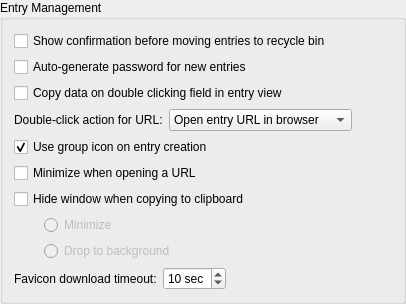
            <widget class="QGroupBox" name="entryGroup">
             <property name="title">
              <string>Entry Management</string>
             </property>
             <layout class="QVBoxLayout" name="verticalLayout_6">
              <item>
               <widget class="QCheckBox" name="ConfirmMoveEntryToRecycleBinCheckBox">
                <property name="text">
                 <string>Show confirmation before moving entries to recycle bin</string>
                </property>
               </widget>
              </item>
              <item>
               <widget class="QCheckBox" name="autoGeneratePasswordForNewEntriesCheckBox">
                <property name="text">
                 <string>Auto-generate password for new entries</string>
                </property>
               </widget>
              </item>
              <item>
               <widget class="QCheckBox" name="EnableCopyOnDoubleClickCheckBox">
                <property name="text">
                 <string>Copy data on double clicking field in entry view</string>
                </property>
               </widget>
              </item>
              <item>
               <layout class="QHBoxLayout" name="urlDoubleClickLayout">
                <item>
                 <widget class="QLabel" name="urlDoubleClickLabel">
                  <property name="text">
                   <string>Double-click action for URL:</string>
                  </property>
                  <property name="buddy">
                   <cstring>urlDoubleClickComboBox</cstring>
                  </property>
                 </widget>
                </item>
                <item>
                 <widget class="QComboBox" name="urlDoubleClickComboBox">
                  <property name="focusPolicy">
                   <enum>Qt::StrongFocus</enum>
                  </property>
                  <property name="accessibleName">
                   <string>Double-click action for URL field</string>
                  </property>
                  <property name="sizeAdjustPolicy">
                   <enum>QComboBox::AdjustToContents</enum>
                  </property>
                  <item>
                   <property name="text">
                    <string>Open entry URL in browser</string>
                   </property>
                  </item>
                  <item>
                   <property name="text">
                    <string>Copy entry URL to clipboard</string>
                   </property>
                  </item>
                  <item>
                   <property name="text">
                    <string>Edit entry</string>
                   </property>
                  </item>
                 </widget>
                </item>
                <item>
                 <spacer name="urlDoubleClickSpacer">
                  <property name="orientation">
                   <enum>Qt::Horizontal</enum>
                  </property>
                  <property name="sizeHint" stdset="0">
                   <size>
                    <width>40</width>
                    <height>20</height>
                   </size>
                  </property>
                 </spacer>
                </item>
               </layout>
              </item>
              <item>
               <widget class="QCheckBox" name="useGroupIconOnEntryCreationCheckBox">
                <property name="text">
                 <string>Use group icon on entry creation</string>
                </property>
                <property name="checked">
                 <bool>true</bool>
                </property>
               </widget>
              </item>
              <item>
               <widget class="QCheckBox" name="minimizeOnOpenUrlCheckBox">
                <property name="text">
                 <string>Minimize when opening a URL</string>
                </property>
               </widget>
              </item>
              <item>
               <widget class="QCheckBox" name="hideWindowOnCopyCheckBox">
                <property name="text">
                 <string>Hide window when copying to clipboard</string>
                </property>
               </widget>
              </item>
              <item>
               <layout class="QHBoxLayout" name="hideWindowLayout_1">
                <property name="spacing">
                 <number>0</number>
                </property>
                <item>
                 <spacer name="hideWindowSpacer_1">
                  <property name="orientation">
                   <enum>Qt::Horizontal</enum>
                  </property>
                  <property name="sizeType">
                   <enum>QSizePolicy::Fixed</enum>
                  </property>
                  <property name="sizeHint" stdset="0">
                   <size>
                    <width>30</width>
                    <height>20</height>
                   </size>
                  </property>
                 </spacer>
                </item>
                <item>
                 <widget class="QRadioButton" name="minimizeOnCopyRadioButton">
                  <property name="enabled">
                   <bool>false</bool>
                  </property>
                  <property name="text">
                   <string>Minimize</string>
                  </property>
                 </widget>
                </item>
               </layout>
              </item>
              <item>
               <layout class="QHBoxLayout" name="hideWindowLayout_2">
                <property name="spacing">
                 <number>0</number>
                </property>
                <item>
                 <spacer name="hideWindowSpacer_2">
                  <property name="orientation">
                   <enum>Qt::Horizontal</enum>
                  </property>
                  <property name="sizeType">
                   <enum>QSizePolicy::Fixed</enum>
                  </property>
                  <property name="sizeHint" stdset="0">
                   <size>
                    <width>30</width>
                    <height>20</height>
                   </size>
                  </property>
                 </spacer>
                </item>
                <item>
                 <widget class="QRadioButton" name="dropToBackgroundOnCopyRadioButton">
                  <property name="enabled">
                   <bool>false</bool>
                  </property>
                  <property name="text">
                   <string>Drop to background</string>
                  </property>
                 </widget>
                </item>
               </layout>
              </item>
              <item>
               <layout class="QHBoxLayout" name="horizontalLayout">
                <item>
                 <widget class="QLabel" name="faviconTimeoutLabel">
                  <property name="text">
                   <string>Favicon download timeout:</string>
                  </property>
                  <property name="buddy">
                   <cstring>faviconTimeoutSpinBox</cstring>
                  </property>
                 </widget>
                </item>
                <item>
                 <widget class="QSpinBox" name="faviconTimeoutSpinBox">
                  <property name="enabled">
                   <bool>true</bool>
                  </property>
                  <property name="focusPolicy">
                   <enum>Qt::StrongFocus</enum>
                  </property>
                  <property name="accessibleName">
                   <string>Website icon download timeout in seconds</string>
                  </property>
                  <property name="suffix">
                   <string comment="Seconds"> sec</string>
                  </property>
                  <property name="minimum">
                   <number>1</number>
                  </property>
                  <property name="maximum">
                   <number>60</number>
                  </property>
                  <property name="value">
                   <number>10</number>
                  </property>
                 </widget>
                </item>
                <item>
                 <spacer name="horizontalSpacer_2">
                  <property name="orientation">
                   <enum>Qt::Horizontal</enum>
                  </property>
                  <property name="sizeHint" stdset="0">
                   <size>
                    <width>40</width>
                    <height>20</height>
                   </size>
                  </property>
                 </spacer>
                </item>
               </layout>
              </item>
             </layout>
            </widget>
